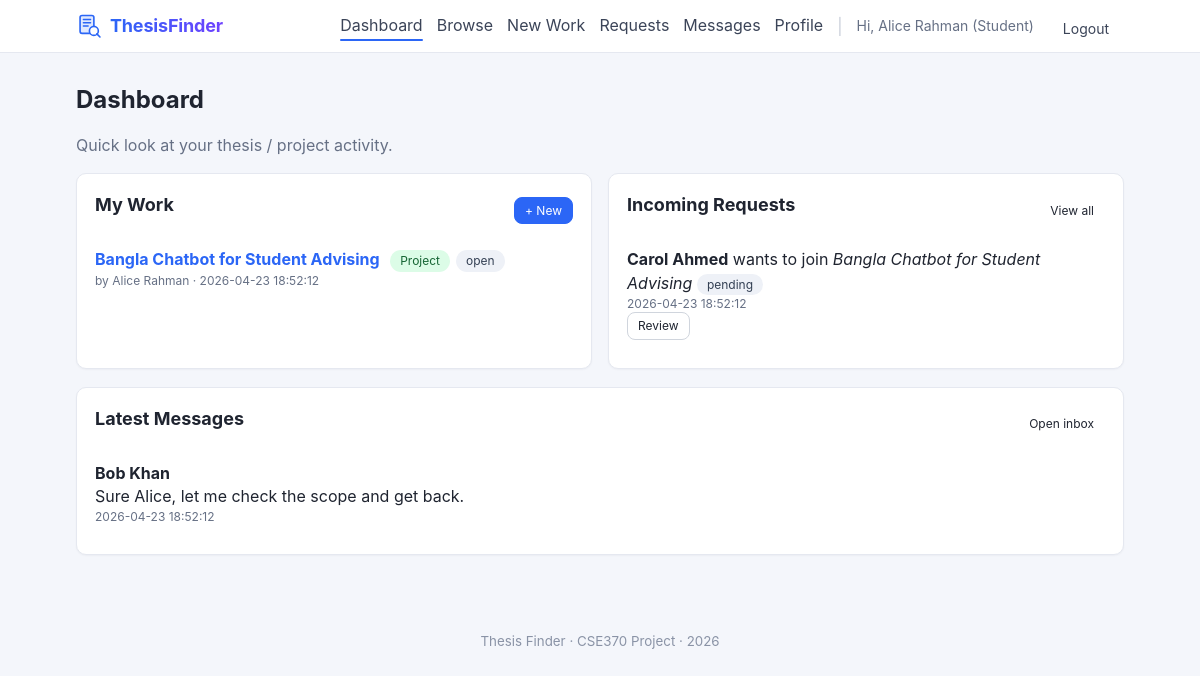
Screenshot of /dashboard.php (signed in) with the database file from the repository.
### tables this page shows
CREATE TABLE work (
    project_id    INT AUTO_INCREMENT PRIMARY KEY,
    title         VARCHAR(200) NOT NULL,
    description   TEXT,
    owner_id      INT NOT NULL,
    created_at    DATETIME NOT NULL DEFAULT CURRENT_TIMESTAMP,
    supervisor_id INT DEFAULT NULL,
    thesis_flag   TINYINT(1) NOT NULL DEFAULT 0,
    project_flag  TINYINT(1) NOT NULL DEFAULT 0,
    CONSTRAINT fk_work_owner      FOREIGN KEY (owner_id)      REFERENCES user(id)         ON DELETE CASCADE,
    CONSTRAINT fk_work_supervisor FOREIGN KEY (supervisor_id) REFERENCES teacher(user_id) ON DELETE SET NULL
);

CREATE TABLE user (
    id              INT AUTO_INCREMENT PRIMARY KEY,
    email           VARCHAR(120) NOT NULL UNIQUE,
    password        VARCHAR(255) NOT NULL,
    name            VARCHAR(120) NOT NULL,
    student_flag    TINYINT(1) NOT NULL DEFAULT 0,
    teacher_flag    TINYINT(1) NOT NULL DEFAULT 0,
    created_at      DATETIME NOT NULL DEFAULT CURRENT_TIMESTAMP
);

CREATE TABLE team_request (
    request_id    INT AUTO_INCREMENT PRIMARY KEY,
    project_id    INT NOT NULL,
    requester_id  INT NOT NULL,
    requested_at  DATETIME NOT NULL DEFAULT CURRENT_TIMESTAMP,
    CONSTRAINT fk_tr_work      FOREIGN KEY (project_id)   REFERENCES work(project_id) ON DELETE CASCADE,
    CONSTRAINT fk_tr_requester FOREIGN KEY (requester_id) REFERENCES user(id)         ON DELETE CASCADE
);

CREATE TABLE message (
    message_id  INT AUTO_INCREMENT PRIMARY KEY,
    sender_id   INT NOT NULL,
    receiver_id INT NOT NULL,
    body        TEXT NOT NULL,
    sent_at     DATETIME NOT NULL DEFAULT CURRENT_TIMESTAMP,
    CONSTRAINT fk_msg_sender   FOREIGN KEY (sender_id)   REFERENCES user(id) ON DELETE CASCADE,
    CONSTRAINT fk_msg_receiver FOREIGN KEY (receiver_id) REFERENCES user(id) ON DELETE CASCADE
);

### includes/auth.php (called while the page is built, shortened)
<?php
function url(string $path): string {
    return BASE_URL . $path;
}
function is_logged_in(): bool {
    return isset($_SESSION['user_id']);
}
function current_user_id(): ?int {
    return $_SESSION['user_id'] ?? null;
}
function current_user_name(): ?string {
    return $_SESSION['user_name'] ?? null;
}
function is_student(): bool {
    return !empty($_SESSION['student_flag']);
}
function is_teacher(): bool {
    return !empty($_SESSION['teacher_flag']);
}
function h(?string $s): string {
    return htmlspecialchars((string)$s, ENT_QUOTES | ENT_SUBSTITUTE, 'UTF-8');
}

### dashboard.php (the view, shortened to what this page needs)
<?php
require_once __DIR__ . '/config/db.php';
require_once __DIR__ . '/includes/auth.php';
$uid = current_user_id();
$mine = $conn->prepare("
    SELECT w.project_id, w.title, w.thesis_flag, w.project_flag, w.created_at,
           u.name AS owner_name,
           (SELECT project_status FROM project_status WHERE project_id = w.project_id ORDER BY project_status LIMIT 1) AS status
    FROM work w
    JOIN user u ON u.id = w.owner_id
    WHERE w.owner_id = ?
       OR w.supervisor_id = ?
       OR EXISTS (SELECT 1 FROM student_join_project sjp WHERE sjp.project_id = w.project_id AND sjp.id = ?)
    ORDER BY w.created_at DESC
    LIMIT 10
");
$mine->bind_param('iii', $uid, $uid, $uid);
$mine->execute();
$myWorks = $mine->get_result()->fetch_all(MYSQLI_ASSOC);
$inc = $conn->prepare("
    SELECT tr.request_id, tr.requested_at, w.title, u.name AS requester_name,
           (SELECT team_request_status FROM team_request_status WHERE request_id = tr.request_id ORDER BY team_request_status LIMIT 1) AS status
    FROM team_request tr
    JOIN work w ON w.project_id = tr.project_id
    JOIN user u ON u.id = tr.requester_id
    WHERE w.owner_id = ?
    ORDER BY tr.requested_at DESC
    LIMIT 5
");
$inc->bind_param('i', $uid);
$inc->execute();
$incoming = $inc->get_result()->fetch_all(MYSQLI_ASSOC);
$msg = $conn->prepare("
    SELECT m.message_id, m.body, m.sent_at, u.name AS sender_name
    FROM message m
    JOIN user u ON u.id = m.sender_id
    WHERE m.receiver_id = ?
    ORDER BY m.sent_at DESC
    LIMIT 5
");
$msg->bind_param('i', $uid);
$msg->execute();
$latestMsgs = $msg->get_result()->fetch_all(MYSQLI_ASSOC);
require __DIR__ . '/includes/header.php';
?>
<h1>Dashboard</h1>
<p class="muted">Quick look at your thesis / project activity.</p>
<div class="grid-2">
    <section class="card" data-reveal>
        <div class="card-head">
            <h2>My Work</h2>
            <a class="btn btn-primary btn-sm" href="<?= url('/projects/create.php') ?>">+ New</a>
        </div>
        <?php if (!$myWorks): ?>
            <div class="empty-state">
                <svg viewBox="0 0 64 64" fill="none" stroke="currentColor" stroke-width="2" stroke-linecap="round" stroke-linejoin="round" aria-hidden="true">
                    <rect x="10" y="14" width="44" height="36" rx="3"/>
                    <path d="M10 24h44"/><path d="M20 34h12"/><path d="M20 40h20"/>
                </svg>
                <p>No work yet. Post your first thesis or project.</p>
                <a class="btn btn-primary btn-sm" href="<?= url('/projects/create.php') ?>">Post new work</a>
            </div>
        <?php else: ?>
            <ul class="list">
                <?php foreach ($myWorks as $w): ?>
                    <li>
                        <a href="<?= url('/projects/view.php') ?>?id=<?= (int)$w['project_id'] ?>"><strong><?= h($w['title']) ?></strong></a>
                        <span class="tags">
                            <?php if ($w['project_flag']): ?><span class="tag tag-project">Project</span><?php endif; ?>
                            <?php if ($w['status']): ?><span class="tag"><?= h($w['status']) ?></span><?php endif; ?>
                        </span>
                        <div class="muted small">by <?= h($w['owner_name']) ?> &middot; <?= h($w['created_at']) ?></div>
                    </li>
                <?php endforeach; ?>
            </ul>
        <?php endif; ?>
    </section>
    <section class="card" data-reveal>
        <div class="card-head">
            <h2>Incoming Requests</h2>
            <a class="btn btn-ghost btn-sm" href="<?= url('/requests/index.php') ?>">View all</a>
        </div>
        <?php if (!$incoming): ?>
            <div class="empty-state">
                <svg viewBox="0 0 64 64" fill="none" stroke="currentColor" stroke-width="2" stroke-linecap="round" stroke-linejoin="round" aria-hidden="true">
                    <circle cx="22" cy="26" r="6"/>
                    <circle cx="42" cy="26" r="6"/>
                    <path d="M12 50c2-6 7-9 10-9h20c3 0 8 3 10 9"/>
                </svg>
                <p>No team requests right now.</p>
            </div>
        <?php else: ?>
            <ul class="list">
                <?php foreach ($incoming as $r): ?>
                    <li>
                        <strong><?= h($r['requester_name']) ?></strong> wants to join
                        <em><?= h($r['title']) ?></em>
                        <span class="tag"><?= h($r['status'] ?? 'pending') ?></span>
                        <div class="muted small"><?= h($r['requested_at']) ?></div>
                        <a class="btn btn-sm" href="<?= url('/requests/index.php') ?>#req-<?= (int)$r['request_id'] ?>">Review</a>
                    </li>
                <?php endforeach; ?>
            </ul>
        <?php endif; ?>
    </section>
</div>
<section class="card" data-reveal>
    <div class="card-head">
        <h2>Latest Messages</h2>
        <a class="btn btn-ghost btn-sm" href="<?= url('/messages/index.php') ?>">Open inbox</a>
    </div>
    <?php if (!$latestMsgs): ?>
        <div class="empty-state">
            <svg viewBox="0 0 64 64" fill="none" stroke="currentColor" stroke-width="2" stroke-linecap="round" stroke-linejoin="round" aria-hidden="true">
                <path d="M10 16h44v28H22l-8 8v-8h-4z"/>
                <path d="M20 26h24"/><path d="M20 34h16"/>
            </svg>
            <p>No messages yet. Start a conversation.</p>
            <a class="btn btn-ghost btn-sm" href="<?= url('/messages/index.php') ?>">Open inbox</a>
        </div>
    <?php else: ?>
        <ul class="list">
            <?php foreach ($latestMsgs as $m): ?>
                <li>
                    <strong><?= h($m['sender_name']) ?></strong>
                    <div><?= h(mb_strimwidth($m['body'], 0, 140, '...')) ?></div>
                    <div class="muted small"><?= h($m['sent_at']) ?></div>
                </li>
            <?php endforeach; ?>
        </ul>
    <?php endif; ?>
</section>
<?php require __DIR__ . '/includes/footer.php'; ?>

### includes/header.php (shortened to what this page needs)
<?php
require_once __DIR__ . '/auth.php';
?>
<!DOCTYPE html>
<html lang="en">
<head>
    <link rel="stylesheet" href="<?= url('/assets/css/style.css') ?>">
    <link rel="stylesheet" href="<?= url('/assets/css/motion.css') ?>">
</head>
<body>
<header class="topbar">
    <div class="container topbar-inner">
        <a class="brand" href="<?= url('/index.php') ?>" aria-label="ThesisFinder home">
            <span class="brand-text">ThesisFinder</span>
        </a>
        <nav class="nav">
            <?php if (is_logged_in()): ?>
                <a href="<?= url('/dashboard.php') ?>">Dashboard</a>
                <a href="<?= url('/projects/index.php') ?>">Browse</a>
                <a href="<?= url('/projects/create.php') ?>">New Work</a>
                <a href="<?= url('/requests/index.php') ?>">Requests</a>
                <a href="<?= url('/messages/index.php') ?>">Messages</a>
                <a href="<?= url('/profile/index.php') ?>">Profile</a>
                <span class="sep">|</span>
                <span class="who">Hi, <?= h(current_user_name()) ?><?php
                    if (is_teacher()) echo ' (Teacher)';
                    elseif (is_student()) echo ' (Student)';
                ?></span>
                <a class="btn btn-ghost" href="<?= url('/auth/logout.php') ?>">Logout</a>
            <?php else: ?>
                <a href="<?= url('/auth/login.php') ?>">Login</a>
                <a class="btn btn-primary" href="<?= url('/auth/register.php') ?>">Register</a>
            <?php endif; ?>
        </nav>
    </div>
</header>
<main class="container">

### includes/footer.php (shortened to what this page needs)
</main>
<footer class="footer">
    <div class="container">
        <small>Thesis Finder &middot; CSE370 Project &middot; <?= date('Y') ?></small>
    </div>
</footer>
</body>
</html>

### assets/css/style.css (style rules this page uses)
* { box-sizing: border-box; }
html, body { margin: 0; padding: 0; }
body { font-family: -apple-system, BlinkMacSystemFont, "Segoe UI", Roboto, Helvetica, Arial, sans-serif; background: #f4f6fb; color: #1f2430; line-height: 1.45; }
a { color: #2b66f6; text-decoration: none; }
.container { max-width: 1080px; margin: 0 auto; padding: 16px; }
.topbar { background: #ffffff; border-bottom: 1px solid #e5e8f0; position: sticky; top: 0; z-index: 10; }
.topbar-inner { display: flex; align-items: center; justify-content: space-between; padding: 10px 16px; }
.brand { font-weight: 700; font-size: 20px; color: #1f2430; }
.nav { display: flex; gap: 14px; align-items: center; flex-wrap: wrap; }
.nav a { color: #3b4458; }
.nav .sep { color: #c6ccd8; }
.nav .who { color: #667085; font-size: 14px; }
.footer { padding: 24px 0; color: #8a93a6; text-align: center; }
.card { background: #fff; border: 1px solid #e5e8f0; border-radius: 10px; padding: 18px; margin-bottom: 18px; box-shadow: 0 1px 2px rgba(15,23,42,.04); }
.card-head { display: flex; align-items: center; justify-content: space-between; margin-bottom: 10px; }
h1 { font-size: 24px; margin: 14px 0 6px; }
h2 { font-size: 18px; margin: 0 0 10px; }
.btn { display: inline-block; padding: 8px 14px; border: 1px solid #d0d5dd; background: #fff; color: #1f2430; border-radius: 8px; cursor: pointer; font-size: 14px; text-decoration: none; transition: background .15s, border-color .15s; }
.btn-primary { background: #2b66f6; border-color: #2b66f6; color: #fff; }
.btn-ghost { background: transparent; border-color: transparent; }
.btn-sm { padding: 4px 10px; font-size: 12px; }
.list { list-style: none; margin: 0; padding: 0; }
.list > li { padding: 10px 0; border-bottom: 1px solid #eef1f7; }
.list > li:last-child { border-bottom: none; }
.muted { color: #667085; }
.small { font-size: 12px; }
.tags { display: inline-flex; gap: 6px; flex-wrap: wrap; margin-left: 6px; }
.tag { display: inline-block; padding: 2px 10px; font-size: 12px; background: #eef1f7; color: #344054; border-radius: 999px; }
.tag-project { background: #dcfce7; color: #166534; }
.grid-2 { display: grid; grid-template-columns: repeat(auto-fit, minmax(320px, 1fr)); gap: 16px; }

### assets/css/motion.css (style rules this page uses)
:root { --motion-instant: 100ms; --motion-fast: 180ms; --motion-base: 240ms; --motion-slow: 360ms; --motion-slower: 600ms; --ease-out: cubic-bezier(0.16, 1, 0.3, 1); --ease-in-out: cubic-bezier(0.65, 0, 0.35, 1); --ease-spring: cubic-bezier(0.34, 1.56, 0.64, 1); --accent: #2b66f6; --accent-soft: rgba(43, 102, 246, 0.18); }
main.container { opacity: 0; transform: translateY(8px); transition: opacity var(--motion-base) var(--ease-out), transform var(--motion-base) var(--ease-out); }
body.is-loaded main.container { opacity: 1; transform: none; }
[data-reveal] { opacity: 0; transform: translateY(24px); transition: opacity var(--motion-slow) var(--ease-out), transform var(--motion-slow) var(--ease-out); }
[data-reveal].is-visible { opacity: 1; transform: none; }
.card, .work-card { transition: transform var(--motion-fast) var(--ease-out), box-shadow var(--motion-fast) var(--ease-out), border-color var(--motion-fast) var(--ease-out); }
.btn { transition: transform var(--motion-fast) var(--ease-out), background var(--motion-fast) var(--ease-out), box-shadow var(--motion-fast) var(--ease-out), border-color var(--motion-fast) var(--ease-out); }
.topbar { transition: padding var(--motion-base) var(--ease-out), background var(--motion-base) var(--ease-out), backdrop-filter var(--motion-base) var(--ease-out), box-shadow var(--motion-base) var(--ease-out); }
.nav a { position: relative; padding-bottom: 2px; }
.nav a::after { content: ""; position: absolute; left: 0; bottom: -2px; height: 2px; width: 100%; background: var(--accent); transform: scaleX(0); transform-origin: center; transition: transform var(--motion-fast) var(--ease-out); border-radius: 2px; }
.nav a:hover::after, .nav a.is-active::after { transform: scaleX(1); }
.nav a.btn::after { content: none; }
.brand { display: inline-flex; align-items: center; gap: 8px; color: #1f2430; text-decoration: none; transition: transform var(--motion-fast) var(--ease-spring); }
.brand-mark { width: 26px; height: 26px; color: var(--accent); flex: 0 0 auto; }
.brand-text { font-weight: 700; font-size: 18px; letter-spacing: -0.01em; background: linear-gradient(90deg, var(--accent), #6f42ff); -webkit-background-clip: text; background-clip: text; color: transparent; }

### rows the page displays
work: title "Bangla Chatbot for Student Advising", project_flag "Project", status "open", owner.name "Alice Rahman", created_at "2026-04-23 18:52:12"
team_request: requester.name "Carol Ahmed", project.title "Bangla Chatbot for Student Advising", status "pending", requested_at "2026-04-23 18:52:12"
message: sender.name "Bob Khan", body "Sure Alice, let me check the scope and get back.", sent_at "2026-04-23 18:52:12"

### other values shown
current_user_name() "Alice Rahman"
